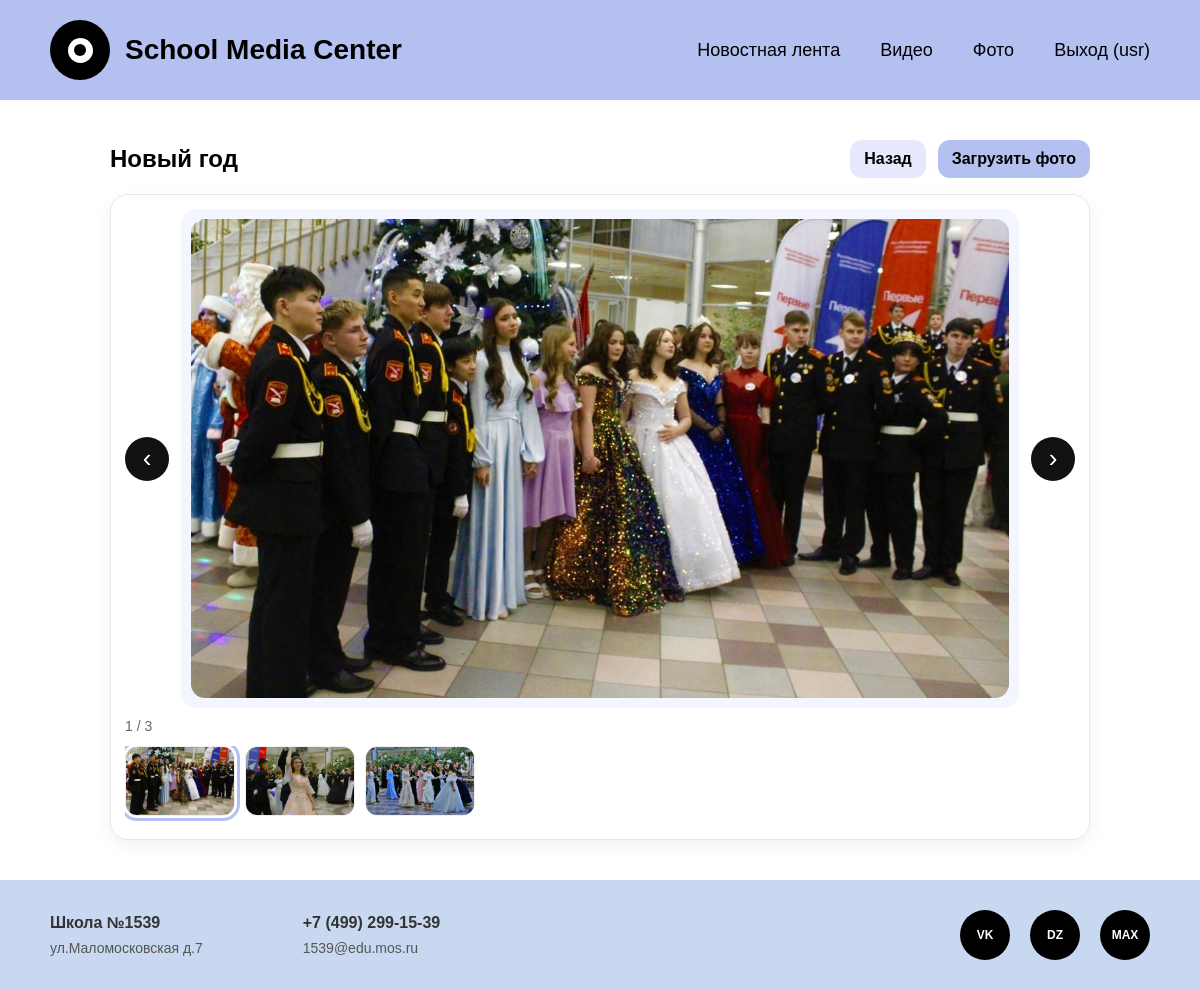
Page /gallery/1/ (signed in) on the committed database.
### media_center/models.py (models this page shows, shortened)
class GalleryFolder(models.Model):
    folder_name = models.CharField(max_length=255)

class Photo(models.Model):
    folder = models.ForeignKey(GalleryFolder, on_delete=models.CASCADE, related_name='photos')
    file = models.ImageField(upload_to=photo_upload_to)

### media_center/views.py (the view)
# urls.py: path('gallery/<int:folder_id>/', views.gallery_photos, name='gallery_photos'),
def gallery_photos(request, folder_id):
    folder = get_object_or_404(GalleryFolder, id=folder_id)
    photos = folder.photos.all().order_by('-id')
    return render(request, 'media_center/gallery_photos.html', {'folder': folder, 'photos': photos})

### media_center/context_processors.py (called while the page is built)
def site_info(request):
    return {
        'school_name': 'Школа №1539',
        'address': 'ул.Маломосковская д.7',
        'phone': '+7 (499) 299-15-39',
        'email': '1539@edu.mos.ru',
    }

### media_center/templates/media_center/gallery_photos.html (shortened to what this page needs)
{% extends "media_center/base.html" %}
{% block content %}
<div class="page">
  <div class="stack">
    <div class="row" style="justify-content: space-between;">
      <h2>{{ folder.folder_name }}</h2>
      <div class="row">
        <a class="btn secondary" href="{% url 'media_center:gallery_folders' %}">Назад</a>
        {% if user.is_authenticated %}
          <a class="btn" href="{% url 'media_center:photo_upload' %}?folder={{ folder.id }}">Загрузить фото</a>
        {% endif %}
      </div>
    </div>
    {% if photos %}
      <div class="card" style="padding: 14px;">
        <div class="slider" id="slider">
          <button class="slider-btn" id="prevBtn" aria-label="Предыдущее">‹</button>
          <div class="slider-stage">
            <img id="sliderImage" class="slider-image" src="{{ photos.0.file.url }}" alt="" />
          </div>
          <button class="slider-btn" id="nextBtn" aria-label="Следующее">›</button>
        </div>
        <div class="row" style="justify-content: space-between; padding-top: 10px;">
          <span class="muted" id="counter"></span>
        </div>
        <div class="thumb-row" id="thumbRow" style="margin-top: 12px;">
          {% for p in photos %}
            <button type="button" class="thumb-btn" data-src="{{ p.file.url }}">
              <img src="{{ p.file.url }}" alt="" class="thumb" />
            </button>
          {% endfor %}
        </div>
      </div>
    {% else %}
      <div class="card center">В этой папке пока нет фото.</div>
    {% endif %}
  </div>
</div>
{% endblock %}

### media_center/templates/media_center/base.html (shortened to what this page needs)
<!DOCTYPE html>
<html lang="ru">
<head>
</head>
<body>
    <header class="header">
        <div class="logo-container">
            <div class="logo"></div>
            <a href="{% url 'media_center:index' %}" class="logo-text">School Media Center</a>
        </div>
        <nav class="nav">
            <a href="{% url 'media_center:post_list' %}">Новостная лента</a>
            <a href="{% url 'media_center:video_levels' %}">Видео</a>
            <a href="{% url 'media_center:gallery_folders' %}">Фото</a>
            {% if user.is_authenticated %}
                <a href="{% url 'media_center:logout' %}">Выход ({{ user.username }})</a>
            {% else %}
                <a href="{% url 'media_center:login' %}">Вход</a>
            {% endif %}
        </nav>
    </header>
    <main class="main-content">
        {% block content %}{% endblock %}
    </main>
    <footer class="footer">
        <div class="footer-info">
            <div class="footer-block">
                <h3>{{ school_name }}</h3>
                <p>{{ address }}</p>
            </div>
            <div class="footer-block">
                <h3>{{ phone }}</h3>
                <p>{{ email }}</p>
            </div>
        </div>
        <div class="social-icons">
            <a href="#" class="social-icon" title="VK">VK</a>
            <a href="#" class="social-icon" title="Dzen">DZ</a>
            <a href="#" class="social-icon" title="Max">MAX</a>
        </div>
    </footer>
</body>
</html>

### media_center/templates/media_center/base.html (style rules this page uses)
* { margin: 0; padding: 0; box-sizing: border-box; }
body { font-family: Arial, sans-serif; background-color: #ffffff; min-height: 100vh; display: flex; flex-direction: column; }
.header { background: #B4C0EF; padding: 20px 50px; display: flex; justify-content: space-between; align-items: center; }
.logo-container { display: flex; align-items: center; gap: 15px; }
.logo { width: 60px; height: 60px; background-color: #000; border-radius: 50%; display: flex; align-items: center; justify-content: center; position: relative; }
.logo::before { content: ''; width: 25px; height: 25px; background-color: #fff; border-radius: 50%; position: absolute; }
.logo::after { content: ''; width: 12px; height: 12px; background-color: #000; border-radius: 50%; position: absolute; }
.logo-text { font-size: 28px; font-weight: bold; color: #000; text-decoration: none; }
.nav { display: flex; gap: 40px; }
.nav a { color: #000; text-decoration: none; font-size: 18px; font-weight: 500; transition: opacity 0.3s; }
.main-content { flex: 1; display: flex; flex-direction: column; justify-content: center; align-items: center; padding: 40px 20px; background-color: #FFFFFF; text-align: center; }
.footer { background: #c8d8f0; padding: 30px 50px; display: flex; justify-content: space-between; align-items: center; }
.footer-info { display: flex; gap: 100px; }
.footer-block h3 { font-size: 16px; font-weight: bold; margin-bottom: 8px; color: #333; }
.footer-block p { font-size: 14px; color: #555; }
.social-icons { display: flex; gap: 20px; }
.social-icon { width: 50px; height: 50px; background-color: #000; border-radius: 50%; display: flex; align-items: center; justify-content: center; color: #fff; font-weight: bold; text-decoration: none; transition: transform 0.3s; font-size: 12px; }
.page { width: min(980px, 100%); }
.stack { display: flex; flex-direction: column; gap: 16px; }
.row { display: flex; gap: 12px; align-items: center; flex-wrap: wrap; }
.card { background: #fff; border: 1px solid #e8e8f3; border-radius: 18px; padding: 18px; box-shadow: 0 6px 18px rgba(0,0,0,0.06); text-align: left; }
.btn { display: inline-block; padding: 10px 14px; background: #B4C0EF; color: #000; border-radius: 12px; text-decoration: none; border: none; cursor: pointer; font-weight: 600; }
.btn.secondary { background: #e6e9fb; }
.muted { color: #666; font-size: 14px; }
.thumb { width: 100%; height: 160px; object-fit: cover; border-radius: 14px; border: 1px solid #eee; }

### media_center/templates/media_center/gallery_photos.html (style rules this page uses)
.slider { display:flex; align-items:center; gap: 12px; }
.slider-stage { flex: 1; display:flex; justify-content:center; align-items:center; background:#f4f6ff; border-radius: 16px; min-height: 360px; padding: 10px; }
.slider-image { max-width: 100%; max-height: 520px; border-radius: 14px; object-fit: contain; }
.slider-btn { width: 44px; height: 44px; border-radius: 50%; border: 0; background:#111; color:#fff; font-size: 26px; cursor:pointer; display:flex; align-items:center; justify-content:center; }
.thumb-row { display:flex; gap: 10px; overflow:auto; padding-bottom: 6px; }
.thumb-btn { border: 0; background: transparent; padding: 0; cursor:pointer; }
.thumb-btn.active img { outline: 3px solid #B4C0EF; outline-offset: 2px; }
.thumb { width: 110px; height: 70px; object-fit: cover; border-radius: 12px; }

### rows in the picture
GalleryFolder: folder_name "Новый год"
Photo: file (picture)
Photo: file (picture)
Photo: file (picture)

### other values in the picture
{{ user.username }} "usr"
{{ school_name }} "Школа №1539"
{{ address }} "ул.Маломосковская д.7"
{{ phone }} "+7 (499) 299-15-39"
{{ email }} "1539@edu.mos.ru"
